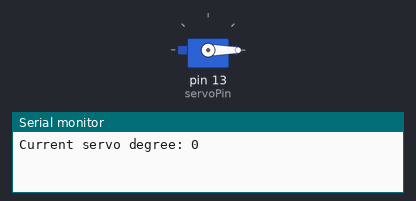
Simulated run of this sketch. Board: Arduino Uno, built with avr-gcc and run on an emulated ATmega328P. Parts: servo, the last lines printed to the serial monitor.

Above: at 0.05 s.
At 2.0 s:
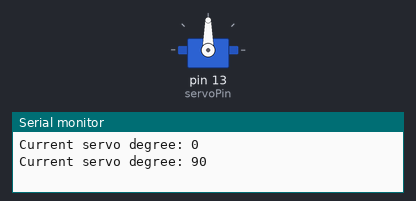
At 4.0 s:
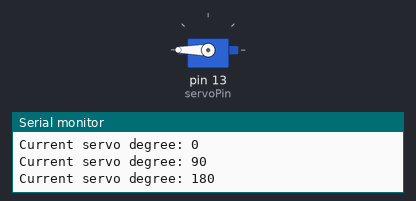
Timing chart, 0 to 5.2 s (numbered marks = the images above):
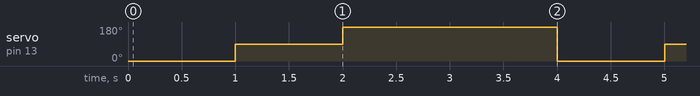

The sketch:

servo_test_backup.ino
```cpp
#include <Servo.h>
int servoPin = 13;
byte servoDeg[3] = {0, 90, 180};
Servo myServo;

void setup()
{
    // put your setup code here, to run once:
    Serial.begin(9600);
    myServo.attach(servoPin);
}

void loop()
{
    // put your main code here, to run repeatedly:
    for (int i = 0; i < 3; i++)
    {
        myServo.write(servoDeg[i]);
        Serial.print("Current servo degree: ");
        Serial.println(servoDeg[i]);
        delay(1000);
    }
    delay(1000);
}
```

Measured:
- by itself, servo on pin 13 (servoPin): repeats every 4.0 s: 180° 2.0 s, 0° 1.0 s, 90° 1.0 s
